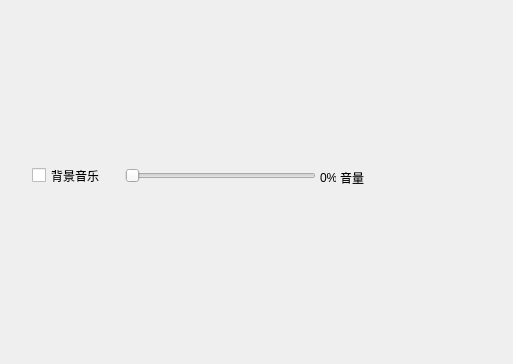
<?xml version="1.0" encoding="UTF-8"?>
<ui version="4.0">
 <class>option</class>
 <widget class="QWidget" name="option">
  <property name="geometry">
   <rect>
    <x>0</x>
    <y>0</y>
    <width>513</width>
    <height>364</height>
   </rect>
  </property>
  <property name="sizePolicy">
   <sizepolicy hsizetype="Fixed" vsizetype="Fixed">
    <horstretch>0</horstretch>
    <verstretch>0</verstretch>
   </sizepolicy>
  </property>
  <property name="windowTitle">
   <string>选项</string>
  </property>
  <property name="windowIcon">
   <iconset>
    <normaloff>:/PNG/buttonSquare_blue_pressed.png</normaloff>:/PNG/buttonSquare_blue_pressed.png</iconset>
  </property>
  <widget class="QLabel" name="label">
   <property name="geometry">
    <rect>
     <x>340</x>
     <y>170</y>
     <width>30</width>
     <height>16</height>
    </rect>
   </property>
   <property name="styleSheet">
    <string notr="true">background-image: url(:/rescoures/buttonSquare_grey_pressed.png);</string>
   </property>
   <property name="text">
    <string>音量</string>
   </property>
  </widget>
  <widget class="QLabel" name="label_4">
   <property name="geometry">
    <rect>
     <x>320</x>
     <y>170</y>
     <width>16</width>
     <height>16</height>
    </rect>
   </property>
   <property name="styleSheet">
    <string notr="true">background-image: url(:/rescoures/buttonSquare_grey_pressed.png);</string>
   </property>
   <property name="text">
    <string>0%</string>
   </property>
  </widget>
  <widget class="QCheckBox" name="checkBox">
   <property name="enabled">
    <bool>true</bool>
   </property>
   <property name="geometry">
    <rect>
     <x>32</x>
     <y>166</y>
     <width>87</width>
     <height>19</height>
    </rect>
   </property>
   <property name="styleSheet">
    <string notr="true">background-image: url(:/rescoures/buttonSquare_beige.png);</string>
   </property>
   <property name="text">
    <string>背景音乐</string>
   </property>
   <property name="checkable">
    <bool>true</bool>
   </property>
   <property name="checked">
    <bool>false</bool>
   </property>
  </widget>
  <widget class="QSlider" name="horizontalSlider">
   <property name="enabled">
    <bool>true</bool>
   </property>
   <property name="geometry">
    <rect>
     <x>125</x>
     <y>165</y>
     <width>191</width>
     <height>22</height>
    </rect>
   </property>
   <property name="styleSheet">
    <string notr="true">background-image: url(:/rescoures/buttonLong_beige.png);</string>
   </property>
   <property name="orientation">
    <enum>Qt::Horizontal</enum>
   </property>
  </widget>
 </widget>
 <resources/>
 <connections>
  <connection>
   <sender>checkBox</sender>
   <signal>stateChanged(int)</signal>
   <receiver>horizontalSlider</receiver>
   <slot>setValue(int)</slot>
   <hints>
    <hint type="sourcelabel">
     <x>74</x>
     <y>175</y>
    </hint>
    <hint type="destinationlabel">
     <x>271</x>
     <y>174</y>
    </hint>
   </hints>
  </connection>
 </connections>
</ui>
